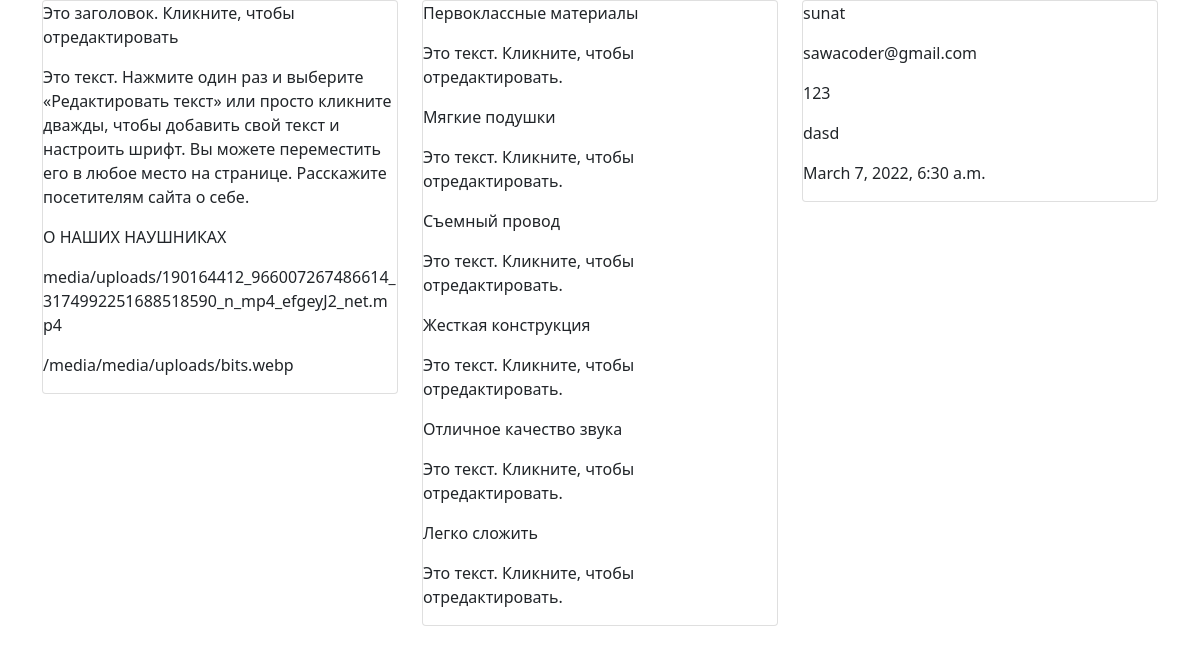
Screenshot of /database/ with the database file from the repository.
### cofe_app/models.py (models this page shows)
class MainPage(models.Model):
    image = models.ImageField(upload_to='media/uploads')
    title = models.CharField(max_length=400)
    body  = models.TextField()
    about_us_product = models.CharField(max_length=200)
    video = models.FileField(upload_to='media/uploads')

class MainAboutProduct(models.Model):
    title = models.CharField(max_length=100)
    body = models.CharField(max_length=200)

class Connection(models.Model):
	name = models.CharField(max_length=100)
	email = models.EmailField(max_length = 254)
	phone = models.IntegerField()
	special_request = models.TextField()
	created_at = models.DateTimeField(auto_now_add=True)

### cofe_app/views.py (the view)
# urls.py: path('database/',  database, name='database'),
def database(request):
	mainPage = MainPage.objects.all()
	aboutProduct = MainAboutProduct.objects.all()
	connection = Connection.objects.all()
	return render(request, 'database.html',{
		'main':mainPage,
		'aboutProduct': aboutProduct,
		'connection':connection
		})

### templates/database.html (shortened to what this page needs)
<!DOCTYPE html>
<html>
<head>
	 <link href="https://cdn.jsdelivr.net/npm/bootstrap@5.0.2/dist/css/bootstrap.min.css" rel="stylesheet"
>
</head>
<body>
<div class="container">
	<div class="row">
		<div class="col-4">
			<div class="card">
				{% for x in main %}
					<div>
						<p>{{x.title}}</p>
						<p>{{x.body}}</p>
						<p>{{x.about_us_product}}</p>
						<p>{{x.video}}</p>
						<p>{{x.image.url}}</p>
					</div>
				{% endfor %}
			</div>
		</div>
		<div class="col-4">
			<div class="card">
			{% for x in aboutProduct %}
				<div>
					<p>{{x.title}}</p>
					<p>{{x.body}}</p>
				</div>
			{% endfor %}</div>
		</div>
		<div class="col-4">
			<div class="card">
				{% for x in connection %}
				<div>
					<p>{{x.name}}</p>
					<p>{{x.email}}</p>
					<p>{{x.phone}}</p>
					<p>{{x.special_request}}</p>
					<p>{{x.created_at}}</p>
				</div>
			{% endfor %}
			</div>
		</div>
	</div>
</div>
</body>
</html>

### rows the page displays
MainPage: title "Это заголовок. Кликните, чтобы отредактировать", body "Это текст. Нажмите один раз и выберите «Редактировать текст» или просто кликните дважды, чтобы добавить свой текст и настроить шрифт. Вы можете переместить его в любое место на странице. Расскажите посетителям сайта о себе.", about_us_product "О НАШИХ НАУШНИКАХ", video "media/uploads/190164412_966007267486614_3174992251688518590_n_mp4_efgeyJ2_net.mp4", image "/media/media/uploads/bits.webp"
MainAboutProduct: title "Первоклассные материалы", body "Это текст. Кликните, чтобы отредактировать."
MainAboutProduct: title "Мягкие подушки", body "Это текст. Кликните, чтобы отредактировать."
MainAboutProduct: title "Съемный провод", body "Это текст. Кликните, чтобы отредактировать."
MainAboutProduct: title "Жесткая конструкция", body "Это текст. Кликните, чтобы отредактировать."
MainAboutProduct: title "Отличное качество звука", body "Это текст. Кликните, чтобы отредактировать."
MainAboutProduct: title "Легко сложить", body "Это текст. Кликните, чтобы отредактировать."
Connection: name "sunat", email "sawacoder@gmail.com", phone "123", special_request "dasd", created_at "March 7, 2022, 6:30 a.m."
